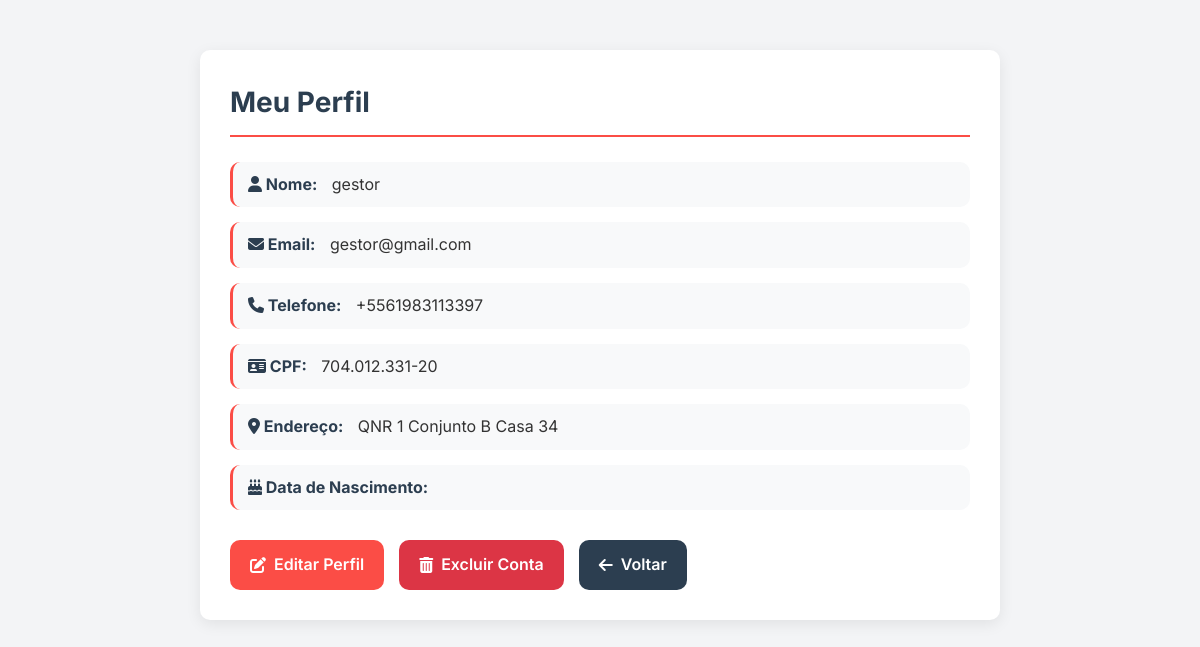
Page /gestor/telas/exibir_gestor.php (signed in) on the committed database.
### tables this page shows
CREATE TABLE `usuarios` (
  `ID` int(11) NOT NULL,
  `Nome` varchar(45) NOT NULL,
  `Email` varchar(45) NOT NULL,
  `Data_Nascimento` varchar(45) NOT NULL,
  `Telefone` varchar(45) NOT NULL,
  `Endereco` varchar(45) NOT NULL,
  `CPF` char(14) NOT NULL,
  `Perfil_ID_Perfil` int(11) NOT NULL,
  `solicitou_exclusao` varchar(45) DEFAULT NULL,
  `Senha` varchar(255) NOT NULL,
  `Data_Solicitacao_Exclusao` datetime DEFAULT current_timestamp()
);

### gestor/telas/exibir_gestor.php (the view, shortened to what this page needs)
<?php
require_once '../../config/config.php';
$id_usuario = $_SESSION['usuario']['ID'];
$sql = "SELECT * FROM usuarios WHERE ID = :id";
$stmt = $pdo->prepare($sql);
$stmt->bindParam(':id', $id_usuario);
$stmt->execute();
$usuario = $stmt->fetch(PDO::FETCH_ASSOC);
?>
<!DOCTYPE html>
<html lang="pt-br">
<head>
    <link rel="stylesheet" href="https://cdnjs.cloudflare.com/ajax/libs/font-awesome/6.5.0/css/all.min.css">
</head>
<body>
    <div class="container">
        <h1 class="page-title">Meu Perfil</h1>
        <div class="perfil">
            <p><strong><i class="fas fa-user"></i> Nome:</strong> <?= htmlspecialchars($usuario['Nome']) ?></p>
            <p><strong><i class="fas fa-envelope"></i> Email:</strong> <?= htmlspecialchars($usuario['Email']) ?></p>
            <p><strong><i class="fas fa-phone"></i> Telefone:</strong> <?= htmlspecialchars($usuario['Telefone']) ?></p>
            <p><strong><i class="fas fa-id-card"></i> CPF:</strong> <?= htmlspecialchars($usuario['CPF']) ?></p>
            <p><strong><i class="fas fa-map-marker-alt"></i> Endereço:</strong> <?= htmlspecialchars($usuario['Endereco']) ?></p>
            <p><strong><i class="fas fa-birthday-cake"></i> Data de Nascimento:</strong> <?= htmlspecialchars($usuario['Data_Nascimento']) ?></p>
        </div>
        <div class="btn-group">
            <a href="editar_gestor.php" class="btn-primary">
                <i class="fas fa-edit"></i> Editar Perfil
            </a>
            <a href="deletar_gestor.php?id=<?= $usuario['ID'] ?>" class="btn-danger" onclick="return confirm('Tem certeza que deseja excluir sua conta?')">
                <i class="fas fa-trash-alt"></i> Excluir Conta
            </a>
            <a href="/HOTEL/gestor/dashboard.php" class="btn-secondary">
                <i class="fas fa-arrow-left"></i> Voltar
            </a>
        </div>
    </div>
</body>
</html>
</body>
</html>

### gestor/telas/exibir_gestor.php (style rules this page uses)
:root { --primary-color: #FB4D46; --secondary-color: #2c3e50; --light-gray: #f8f9fa; --dark-gray: #6c757d; --white: #ffffff; --border-radius: 10px; --box-shadow: 0 4px 15px rgba(0,0,0,0.08); --transition: all 0.3s ease; }
* { margin: 0; padding: 0; box-sizing: border-box; font-family: 'Inter', sans-serif; }
body { background-color: #f3f4f6; color: #333; line-height: 1.6; padding: 20px; }
.container { max-width: 800px; margin: 30px auto; background-color: var(--white); border-radius: var(--border-radius); box-shadow: var(--box-shadow); padding: 30px; }
.page-title { color: var(--secondary-color); margin-bottom: 25px; padding-bottom: 10px; border-bottom: 2px solid var(--primary-color); font-size: 28px; }
.perfil { margin-bottom: 30px; }
.perfil p { margin-bottom: 15px; padding: 10px 15px; background-color: var(--light-gray); border-radius: var(--border-radius); border-left: 3px solid var(--primary-color); }
.perfil strong { color: var(--secondary-color); margin-right: 10px; }
.btn-group { display: flex; flex-wrap: wrap; gap: 15px; margin-top: 30px; }
.btn-group a { display: inline-flex; align-items: center; justify-content: center; gap: 8px; padding: 12px 20px; border-radius: var(--border-radius); font-weight: 600; cursor: pointer; text-decoration: none; transition: var(--transition); font-size: 16px; }
.btn-primary { background-color: var(--primary-color); color: white; }
.btn-secondary { background-color: var(--secondary-color); color: white; }
.btn-danger { background-color: #dc3545; color: white; }

### rows in the picture
usuarios: Nome "gestor", Email "gestor@gmail.com", Telefone "+5561983113397", CPF "704.012.331-20", Endereco "QNR 1 Conjunto B Casa 34"
